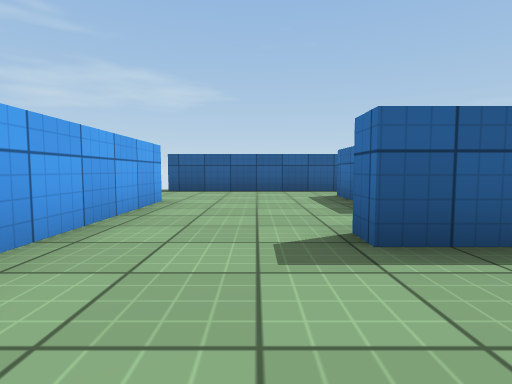
view 1 (above)

20 first-person views from a walk through a 3-D level made in the Unity game engine. The camera is 0.55 m above the floor, tilts 4° down and sees 80° across. The floor is counted in squares, 1 m on a side. Each view is taken from the middle of a square. On the plan, view 1 faces up. The plan holds only what a view shows up to about 9 squares ahead; the rest is blank. The player is left out. Surface patterns are stand-ins for the level's own textures.

view 2
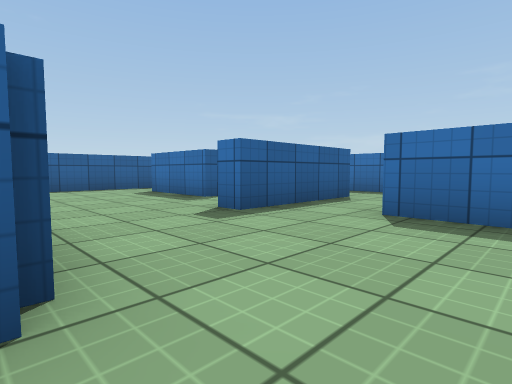

view 3
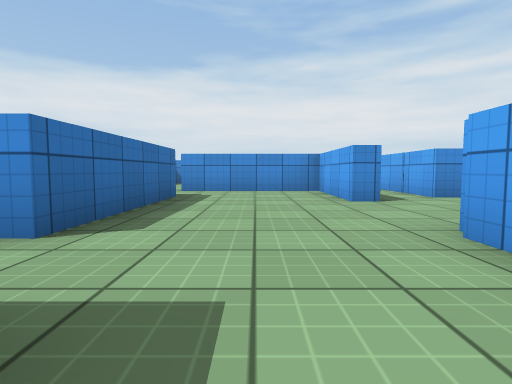

view 4
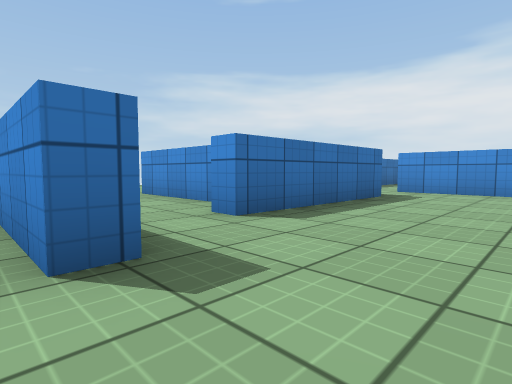

view 5
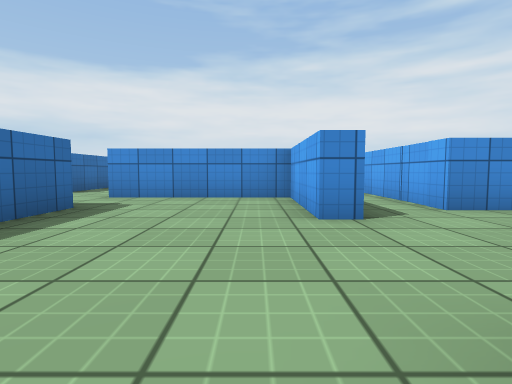

view 6
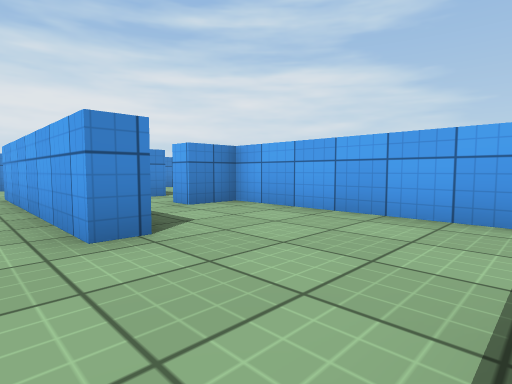

view 7
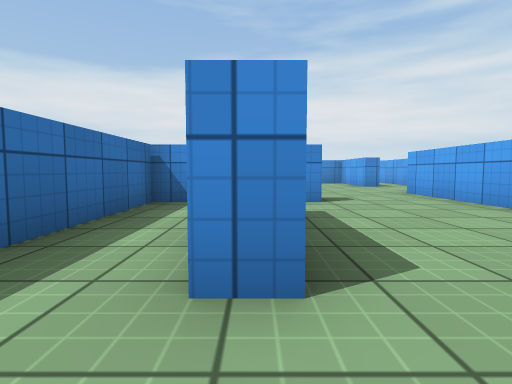

view 8
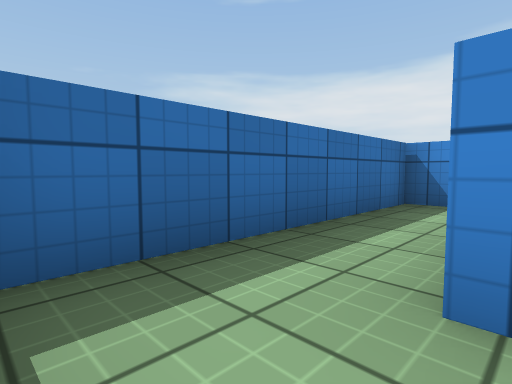

view 9
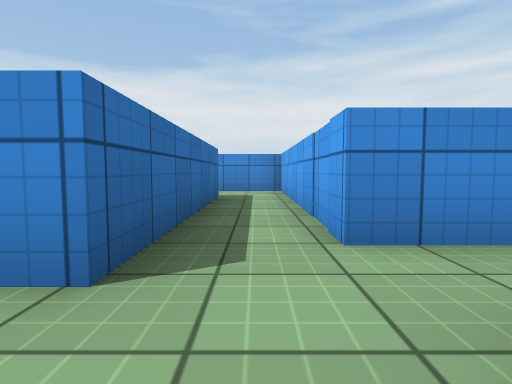

view 10
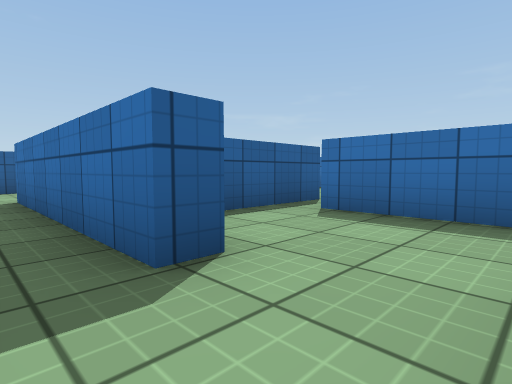

view 11
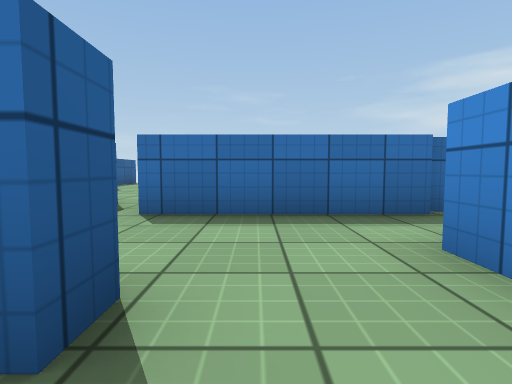

view 12
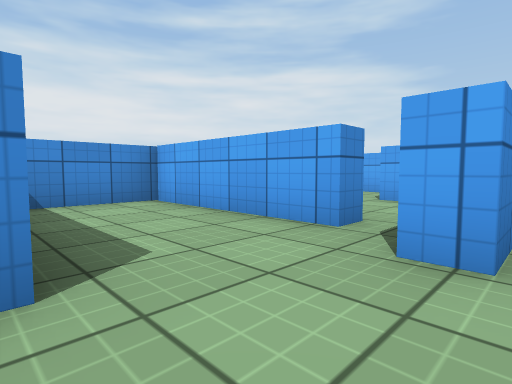

view 13
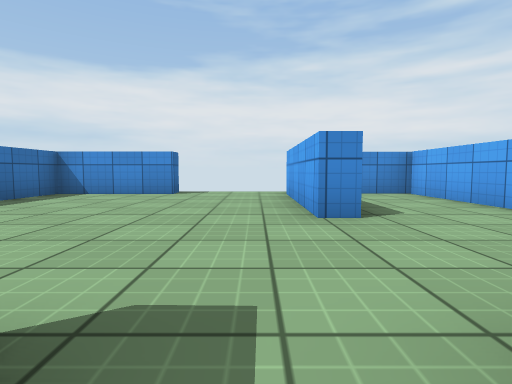

view 14
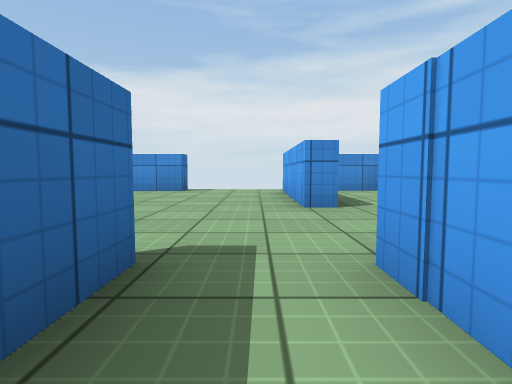

view 15
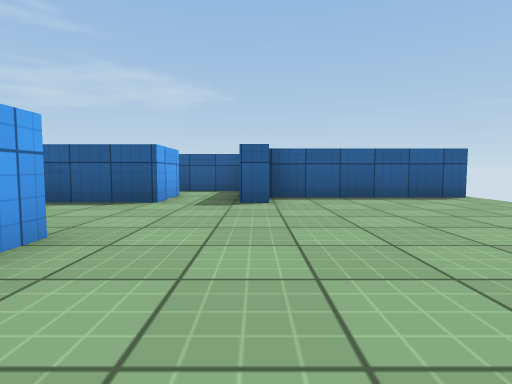

view 16
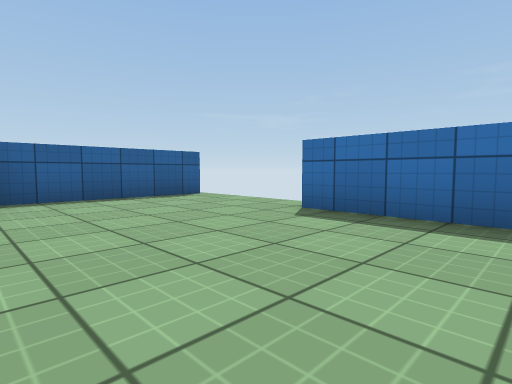

view 17
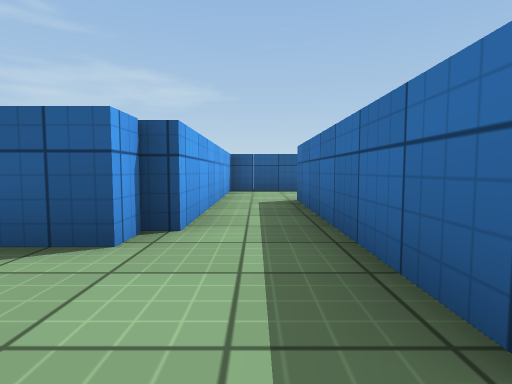

view 18
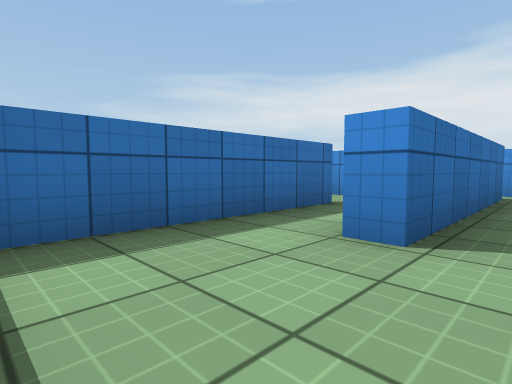

view 19
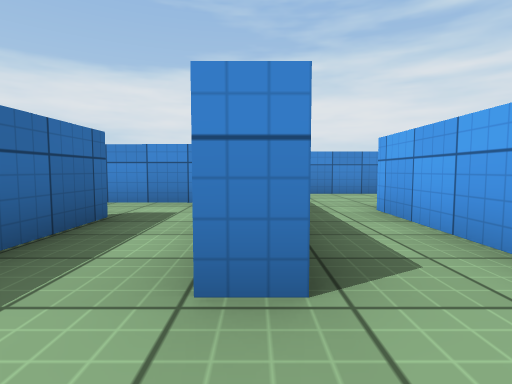

view 20
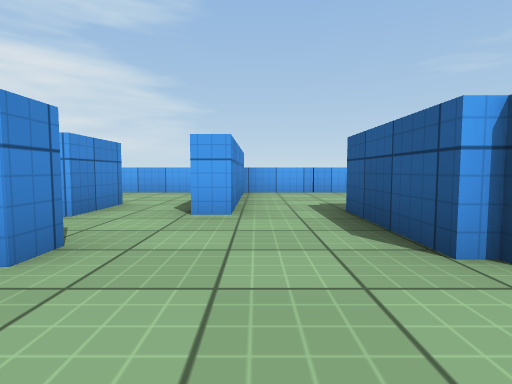

### Floor plan
Points are (right, up) in squares from view 1. A wall is a line through its corners. A room is listed if a view was taken in it or the views show most of it. See-through windows are left out.
Room 1 (views 1, 5, 20)
walls: (-1.7, -2.4) (-1.7, -5.2) (2, -5.2); (-1.7, 1.4) (-1.7, 0.2); (1.7, -3.6) (1.8, 0.6) (2.4, 0.5); (2.5, 2.2) (0.8, 2.2)
ways out: opening at (-2, -1.5) to room 2; opening at (-0.5, 2) to room 3; opening at (2, 1) to room 6
Room 2 (views 2, 9, 10, 11)
walls: (-3.7, -3.2) (-3.7, -9.3) (-0.9, -9.3); (-1.7, -7.4) (-2.2, -7.4) (-2.2, -2.4) (-1.7, -2.4); (-3.7, -1.3) (-3.7, -1.9); (-1.7, 0.2) (-4.2, 0.2)
ways out: opening at (-2, -1.5) to room 1; opening at (-2, -8.5) to room 9; opening at (-4, -1)
Room 3 (views 3, 4, 6, 7, 8)
walls: (-2.2, 5.5) (-1.7, 5.5) (-1.7, 1.4); (1.9, 4.3) (1.9, 6.7) (2.4, 6.7); (0.8, 2.2) (0.8, 2.7) (2.5, 2.7); (-4.7, 7.7) (-4.7, 3.8) (-3.7, 3.8) (-3.7, 3.2); (2.2, 8.3) (-2.4, 8.3)
ways out: opening at (-0.5, 2) to room 1; opening at (2, 3.5) to room 10; opening at (-4, 2.5); opening at (2, 7.5)
Room 4 (view 12)
walls: (3.8, -6.5) (4.2, -6.5); (3.8, -8) (3.8, -6.9); (1.3, -6.5) (1.3, -10.3) (3.2, -10.3); (2, -5.2) (2, -5.7); (4.3, -3.8) (2.2, -3.8)
ways out: opening at (4, -5.5) to room 5; opening at (1, -6) to room 8
Room 5 (views 13, 14, 15, 16)
walls: (6.2, -3.8) (5.8, -3.8) (5.8, -2.8); (4.2, -6.5) (4.1, -10.2); (4.3, -2.2) (4.3, -3.8); (10.4, -2.8) (6.2, -2.8); (7, -10.8) (7, -10.3) (9.7, -10.3) (9.7, -6.3); (5.6, -0.8) (3.9, -0.8)
ways out: opening at (4, -5.5) to room 4; gap at (10, -3)
Room 6 (view 17)
walls: (5.8, 0.6) (5.8, 5.7); (3, -0.3) (6.1, -0.3); (4.5, 6.1) (4.4, 2.8) (4, 2.8) (4, 2.2) (2.5, 2.2)
ways out: opening at (2, 1) to room 1; opening at (5, 5) to room 7; opening at (6, 0)
Room 7 (views 18, 19)
walls: (6.1, 8.3) (4.2, 8.3); (5.8, 5.7) (6.4, 5.7); (4.5, 7.7) (4.5, 6.6); (7.8, 3.4) (7.8, 7.9)
ways out: opening at (5, 5) to room 6; opening at (7, 4.5) to room 11
Room 8 (no view inside)
walls: (0.8, -7.5) (0.8, -6.5) (1.3, -6.5); (-1.7, -7) (-1.7, -7.4); (2, -5.7) (-0.4, -5.7)
ways out: opening at (1, -6) to room 4; opening at (-0.5, -7) to room 9
Room 9 (no view inside)
walls: (0.8, -10.3) (0.8, -7.5)
ways out: opening at (-2, -8.5) to room 2; opening at (-0.5, -7) to room 8
Room 10 (no view inside)
walls: (3.8, 2.8) (3.8, 6.4); (2.5, 2.7) (4, 2.7)
ways out: opening at (2, 3.5) to room 3; opening at (3, 5.5)
Room 11 (no view inside)
walls: (7.1, 1.8) (8.8, 1.7)
ways out: opening at (7, 4.5) to room 7; opening at (8, 3)

Where each view was taken, in squares from view 1:
view 1: 0 up, 0 right, facing up
view 2: 1 down, 2 left, facing up-right
view 3: 3 up, 0 right, facing down
view 4: 3 up, 1 left, facing down-right
view 5: 1 up, 1 left, facing down
view 6: 8 up, 1 left, facing down-left
view 7: 8 up, 2 right, facing down
view 8: 8 up, 2 right, facing down-right
view 9: 1 down, 3 left, facing down
view 10: 9 down, 3 left, facing up-right
view 11: 8 down, 3 left, facing right
view 12: 5 down, 4 right, facing down-left
view 13: 3 down, 5 right, facing down
view 14: 2 down, 5 right, facing down
view 15: 9 down, 6 right, facing up
view 16: 9 down, 6 right, facing up-right
view 17: 0 up, 5 right, facing up
view 18: 8 up, 5 right, facing down-right
view 19: 7 up, 6 right, facing down
view 20: 1 down, 0 right, facing left
